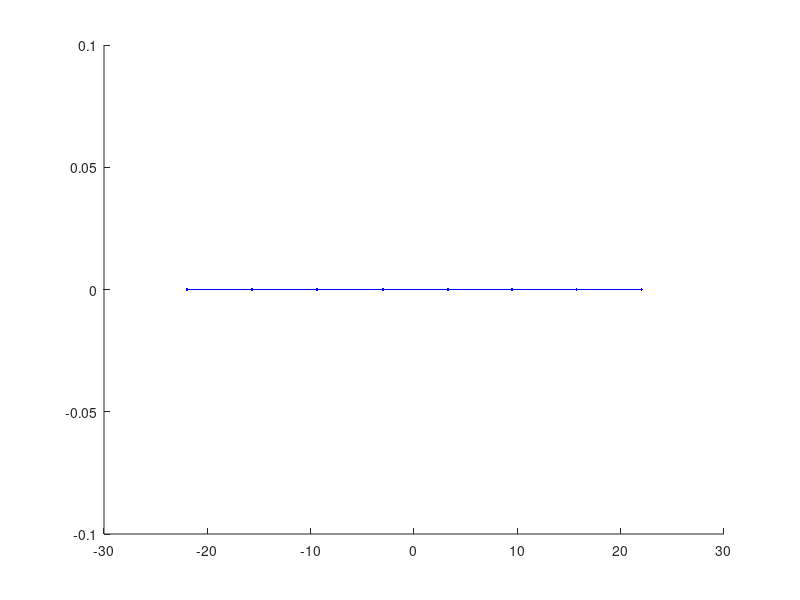

The MATLAB source for this figure:
%Visualise the range of valid w when
%(w^2-k^2)^1/2 = a+2n*pi where -pi<=a<pi

clear;

kappa = 1;
nMax = 3;

nIntervals = -nMax:nMax;
piIntervals = [ 2*nIntervals-1 ; 2*nIntervals+1 ].*pi;
differenceIntervals = piIntervals.*abs(piIntervals);
wSquareIntervals = differenceIntervals + kappa^2;
wIntervals = sign(wSquareIntervals).*sqrt(abs(wSquareIntervals));

figure;
hold on;
for i=1:(2*nMax+1)
    plot(wIntervals(:,i), [0,0], '.-b');
end %for
ylim([-0.1,0.1])
hold off;